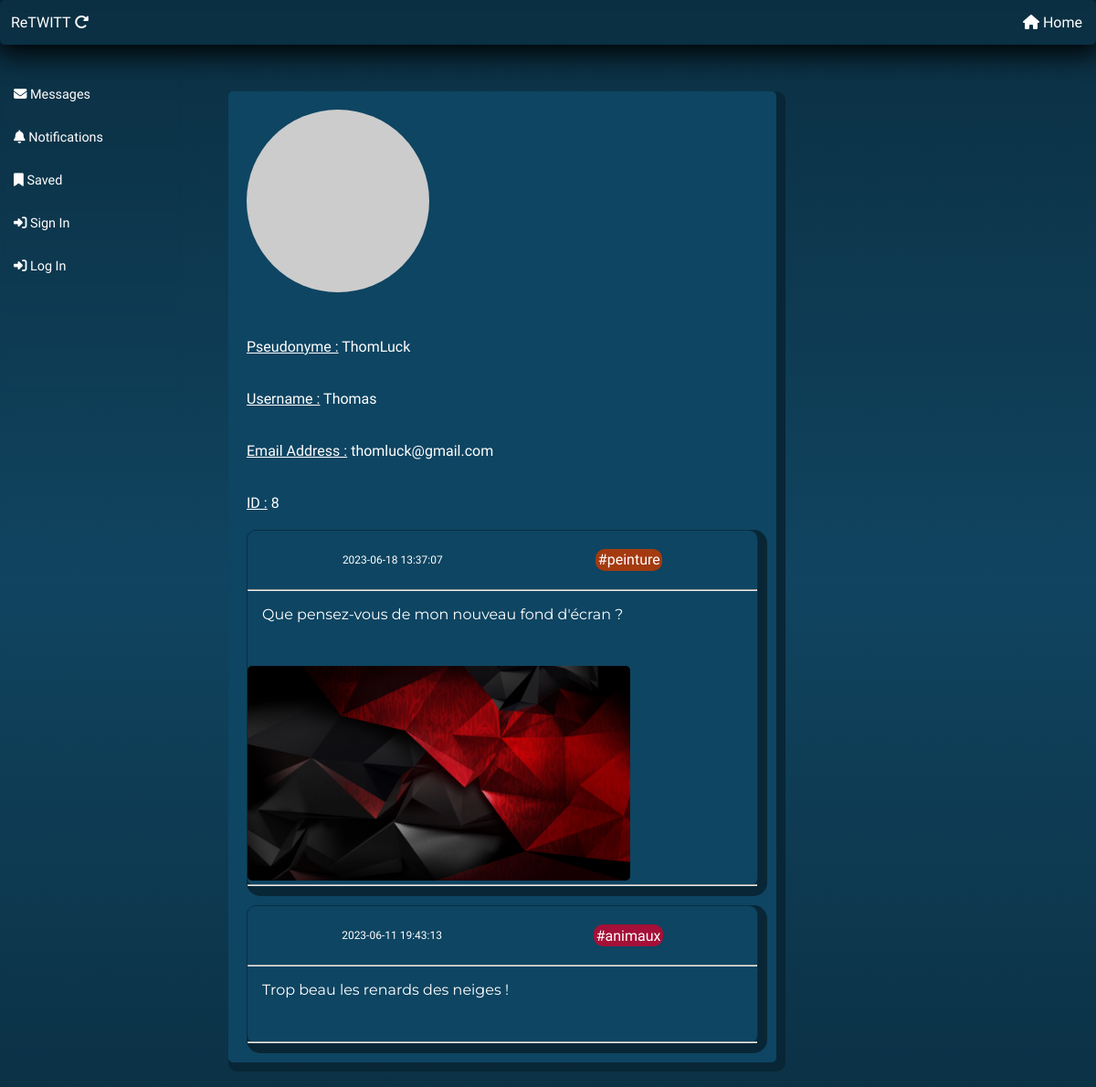
Page /profile.php?id_user=8 on the committed database.
### tables this page shows
CREATE TABLE `user` (
  `user_id` int NOT NULL,
  `pseudo` varchar(100) NOT NULL,
  `nom` varchar(100) NOT NULL,
  `mail` varchar(100) NOT NULL,
  `mdp` varchar(100) NOT NULL,
  `img` text NOT NULL
);

CREATE TABLE `twitts` (
  `id` int NOT NULL,
  `content` text NOT NULL,
  `media` varchar(100) NOT NULL,
  `tag` varchar(20) NOT NULL,
  `date` datetime NOT NULL DEFAULT CURRENT_TIMESTAMP,
  `userid` int NOT NULL
);

### profile.php (the view, shortened to what this page needs)
<?php
require 'database_interactions/database.php';
$requete = $database->prepare("SELECT * FROM user WHERE user_id=:user_id");
$requete->execute(
    [
        "user_id"=>$_GET['id_user']
    ]
);
$user_info = $requete->fetchAll(PDO::FETCH_ASSOC);
$requestTwitt = $database->prepare("SELECT * FROM twitts WHERE userid=:userid ORDER BY date DESC");
$requestTwitt->execute(
    [
        "userid"=>$_GET['id_user']
    ]
    );
$twitts = $requestTwitt->fetchAll(PDO::FETCH_ASSOC);
?>
<!DOCTYPE html>
<html lang="fr">
<head>
    <?php require "templates/style.php" ?>
</head>
<body>
    <?php require "templates/navbars.php"; ?>
    <div class="profile-card-user">
        <img class="avatar" src="<?= $user_info[0]['img'] ?>" alt="Avatar">
        <div class="infos">
            <p>
                <u>Pseudonyme :</u> <?= $user_info[0]['pseudo'] ?>
                <br><br><br>
                <u>Username :</u> <?= $user_info[0]['nom'] ?>
                <br><br><br>
                <u>Email Address :</u> <?= $user_info[0]['mail'] ?>
                <br><br><br>
                <u>ID :</u> <?= $user_info[0]['user_id'] ?>
            </p>
        </div>
        <div class="user-posts">
            <?php foreach ($twitts as $twitt) { ?>
                <div class="user-post <?= $twitt['tag'] ?>">
                    <div class="up-post">
                        <div class="date-publication"><?= $twitt['date'] ?></div>
                        <div class="tag <?= $twitt['tag'] ?>">#<?= $twitt['tag'] ?></div>
                    </div>
                    <hr>
                    <div class="post-content"><?= $twitt['content'] ?></div>
                    <?php if($twitt['media'] != "") { ?>
                        <img class="media" src="imgs/medias/<?= $twitt['userid'].$twitt['media'] ?>">
                    <?php } ?>
                    <hr>
                </div>
            <?php } ?>
        </div>
    </div>
</body>
</html>

### css/components/posts.css (style rules this page uses)
.media { width: 75%; border-radius: 5px; }
.animaux { background-color: #a41038; border-radius: 10px; }
.peinture { background-color: #a43a10; border-radius: 10px; }
.up-post { margin: auto; padding: 20px; display: flex; justify-content: start; flex-wrap: wrap; }
hr { color: #1A78AC; }
.date-publication { margin: auto; font-size: 12px; }
.tag { margin: auto; padding: 0.2vw; height: 1%; display: inline; border-radius: 10px; }
.post-content { min-height: 50px; text-align: left; margin: 16px; font-family: var(--secondary-font-family) }

### css/components/profile.css (style rules this page uses)
.profile-card-user { margin: auto; margin-top: 100px; margin-bottom: 100px; display: flex; flex-direction: column; flex-wrap: wrap; padding: 20px; width: 50vw; background-color: var(--main-card-color); box-shadow: var(--main-shadow); border-radius: 5px; }
.avatar { width: 200px; height: 200px; border-radius: 50%; }
.infos { margin-top: 50px; display: flex; flex-direction: column; }
.profile-card-user p { width: 100%; }
.user-post { background-color: var(--main-card-color); box-shadow: var(--main-shadow); border: 1px solid var(--main-color-bg); margin-top: 20px; }

### css/components/global.css (style rules this page uses)
* { box-sizing: border-box; margin: 0; padding: 0; --main-color-bg: rgb(11, 47, 66); --main-card-color: #0e4562; --main-text-color: white; --main-font-family: 'Farro'; --secondary-font-family: 'Montserrat', 'sans-serif'; --main-btn-color-before: #04121a; --main-btn-color-after: #0b8cd6; --main-shadow: 5px 5px 0px 5px #082636; }
body { display: grid; grid-template-columns: 250px 50vw auto; font-family: var(--main-font-family); color: white; background: linear-gradient(var(--main-color-bg) 0%, #104460 50%, var(--main-color-bg) 100%); }

### rows in the picture
user: pseudo "ThomLuck", nom "Thomas", mail "thomluck@gmail.com", user_id "8"
twitts: date "2023-06-18 13:37:07", tag "peinture", content "Que pensez-vous de mon nouveau fond d'écran ?", media (picture)
twitts: date "2023-06-11 19:43:13", tag "animaux", content "Trop beau les renards des neiges !"
